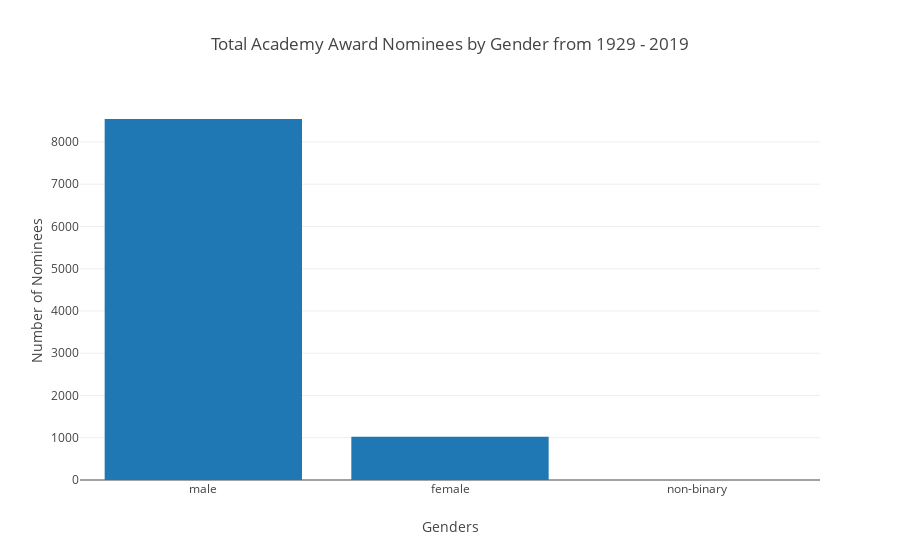

Notebook source saved alongside this figure:
### Markdown cell above
#### Visualize total nominees by gender

### Code cell
trace = go.Bar(
            x=["male", "female", "non-binary"],
            y=[oscar_nominees.gender.value_counts()["male"],
               oscar_nominees.gender.value_counts()["female"],
               oscar_nominees.gender.value_counts()["non-binary"]
              ]
)
data = [trace]    
layout = go.Layout(title="Total Academy Award Nominees by Gender from 1929 - 2019",
                   xaxis=dict(title="Genders"), 
                   yaxis=dict(title="Number of Nominees"))

fig = go.Figure(data=data, layout=layout)
iplot(fig)

### Figure 1 — Plotly figure (JSON) as saved in the notebook; plotly's stock layout.template omitted (floating-point values rounded to 4 significant figures)
{"data": [{"type": "bar", "uid": "ce00fbde-8a21-4fbc-b67f-cc834469eec5", "x": ["male", "female", "non-binary"], "y": [8543, 1025, 1]}], "layout": {"autosize": true, "title": {"text": "Total Academy Award Nominees by Gender from 1929 - 2019"}, "xaxis": {"autorange": true, "range": [-0.5, 2.5], "title": {"text": "Genders"}, "type": "category"}, "yaxis": {"autorange": true, "range": [0, 8993.0], "title": {"text": "Number of Nominees"}, "type": "linear"}}}
